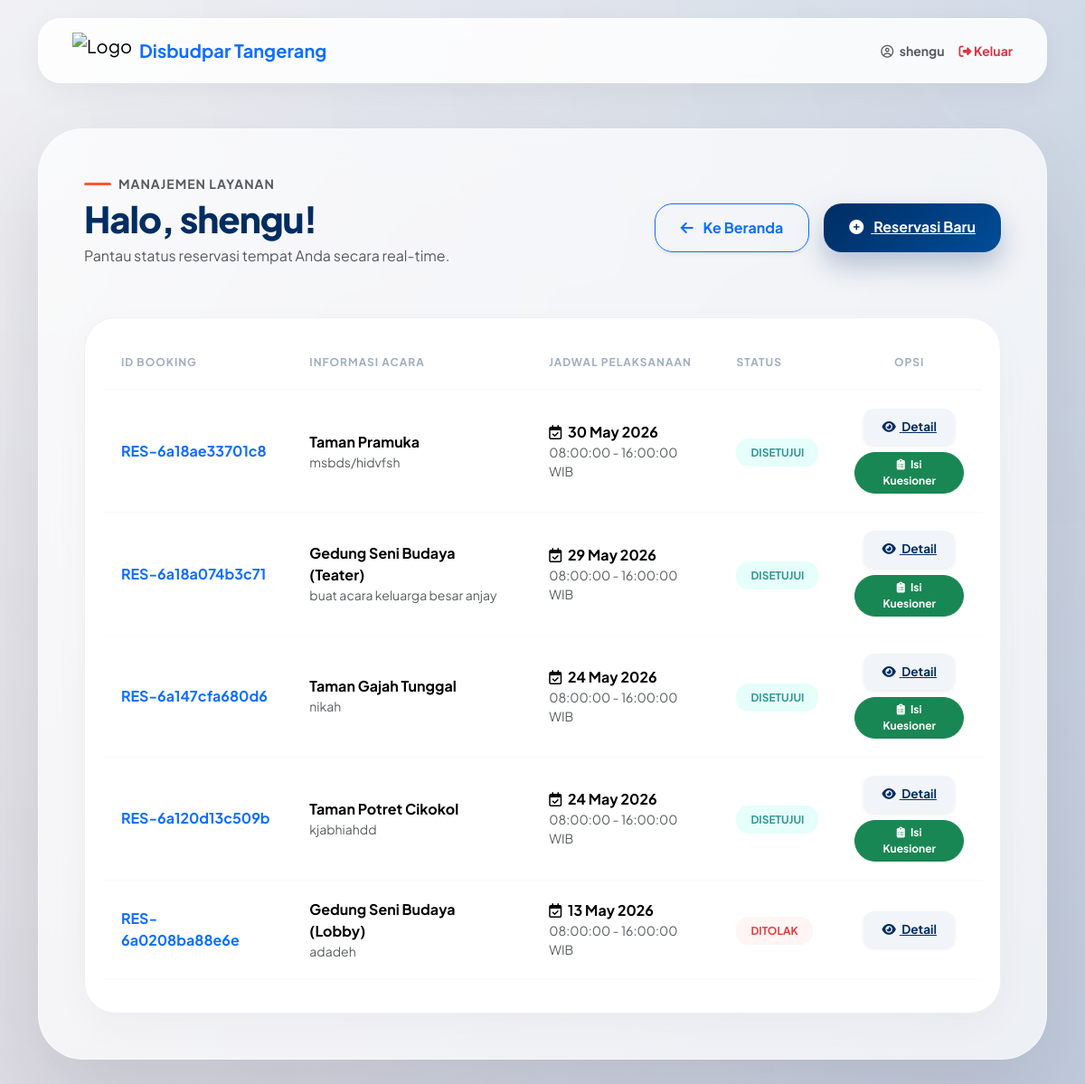
Screenshot of /user/dashboard.php (signed in) with the database file from the repository.
### tables this page shows
CREATE TABLE `users` (
  `id` int(11) NOT NULL,
  `username` varchar(30) NOT NULL,
  `password` varchar(255) NOT NULL
);

CREATE TABLE `reservations` (
  `id` int(11) NOT NULL,
  `kode_booking` varchar(20) NOT NULL,
  `nama` varchar(50) NOT NULL,
  `no_telepon` varchar(15) NOT NULL,
  `hari` date NOT NULL,
  `jam_mulai` time NOT NULL DEFAULT '08:00:00',
  `jam_selesai` time NOT NULL DEFAULT '16:00:00',
  `keterangan` text DEFAULT NULL,
  `status` enum('pending','disetujui','ditolak','selesai') DEFAULT NULL,
  `file_upload` varchar(100) DEFAULT NULL,
  `user_id` int(11) DEFAULT NULL,
  `email` varchar(100) NOT NULL,
  `catatan` text DEFAULT NULL,
  `ktp_upload` varchar(100) DEFAULT NULL,
  `surat_kelurahan_upload` varchar(100) DEFAULT NULL,
  `tanggal_selesai` date DEFAULT NULL,
  `place_id` int(11) DEFAULT NULL,
  `email_sent` tinyint(1) DEFAULT 0,
  `kuesioner_sent` tinyint(1) DEFAULT 0,
  `sub_place_id` int(11) DEFAULT NULL,
  `admin_id` int(11) DEFAULT NULL,
  `sumber_reservasi` enum('online','offline') DEFAULT 'online'
);

CREATE TABLE `places` (
  `id` int(11) NOT NULL,
  `name` varchar(100) NOT NULL,
  `description` text NOT NULL,
  `image` varchar(100) NOT NULL,
  `lokasi` varchar(150) NOT NULL,
  `latitude` decimal(9,6) NOT NULL,
  `longitude` decimal(9,6) NOT NULL
);

CREATE TABLE `sub_places` (
  `id` int(11) NOT NULL,
  `place_id` int(11) NOT NULL,
  `nama_subtempat` varchar(50) NOT NULL,
  `gambar` varchar(100) NOT NULL,
  `deskripsi` text DEFAULT NULL
);

### user/dashboard.php (the view, shortened to what this page needs)
<?php
include '../db.php';
$user_id = intval($_SESSION['user_id']);
$items_per_page = 5;
$current_page   = isset($_GET['page']) ? max(1, (int) $_GET['page']) : 1;
$offset         = ($current_page - 1) * $items_per_page;
$dataQuery = "
    SELECT
        reservations.*,
        places.name AS place_name,
        sub_places.nama_subtempat AS sub_place_name
    FROM reservations
    LEFT JOIN places
        ON reservations.place_id = places.id
    LEFT JOIN sub_places
        ON reservations.sub_place_id = sub_places.id
    WHERE reservations.user_id = ?
    ORDER BY reservations.id DESC
    LIMIT ? OFFSET ?
";
$stmtData  = $conn->prepare($dataQuery);
$stmtData->bind_param('iii', $user_id, $items_per_page, $offset);
$stmtData->execute();
$result = $stmtData->get_result();
$user_stmt = $conn->prepare("SELECT username FROM users WHERE id = ?");
$user_stmt->bind_param('i', $user_id);
$user_stmt->execute();
$users = $user_stmt->get_result()->fetch_assoc();
?>
<!DOCTYPE html>
<html lang="id">
<head>
    <link href="https://cdn.jsdelivr.net/npm/bootstrap@5.3.2/dist/css/bootstrap.min.css" rel="stylesheet" />
    <link href="https://cdnjs.cloudflare.com/ajax/libs/font-awesome/6.4.0/css/all.min.css" rel="stylesheet" />
</head>
<body>
    <div class="container">
        <nav class="navbar navbar-expand-lg nav-luxury">
            <div class="container-fluid">
                <a class="navbar-brand d-flex align-items-center" href="#">
                    <img src="../assets/img/logotng.png" height="40" alt="Logo">
                    <span class="ms-2 fw-bold text-primary">Disbudpar Tangerang</span>
                </a>
                <div class="ms-auto d-flex align-items-center">
                    <span class="me-3 fw-bold small text-muted"><i class="far fa-user-circle me-1"></i> <?= htmlspecialchars($users['username']); ?></span>
                    <a href="logout.php" class="text-danger fw-bold small text-decoration-none"><i class="fas fa-sign-out-alt"></i> Keluar</a>
                </div>
            </div>
        </nav>
        <div class="dashboard-wrapper">
            <div class="page-header">
                <div class="user-greeting">
                    <div class="d-flex align-items-center gap-2 mb-1">
                        <div style="width: 30px; height: 3px; background: var(--accent); border-radius: 5px;"></div>
                        <span class="fw-bold small text-uppercase text-muted" style="letter-spacing: 1px;">Manajemen Layanan</span>
                    </div>
                    <h1>Halo, <?= explode(' ', htmlspecialchars($users['username']))[0]; ?>!</h1>
                    <p class="text-muted">Pantau status reservasi tempat Anda secara real-time.</p>
                </div>
                <div class="d-flex gap-3">
                    <a href="index.php" class="btn btn-outline-primary shadow-sm" style="border-radius: 20px; font-weight: 700; padding: 14px 28px;">
                        <i class="fas fa-arrow-left me-2"></i> Ke Beranda
                    </a>
                    <a href="index.php#booking-form" class="btn-new-reserv">
                        <i class="fas fa-plus-circle me-2"></i> Reservasi Baru
                    </a>
                </div>
            </div>
            <div class="modern-table-container">
                <div class="table-responsive">
                    <table class="table align-middle">
                        <thead>
                            <tr>
                                <th>ID Booking</th>
                                <th>Informasi Acara</th>
                                <th>Jadwal Pelaksanaan</th>
                                <th>Status</th>
                                <th class="text-center">Opsi</th>
                            </tr>
                        </thead>
                        <tbody>
                            <?php if ($result->num_rows > 0): ?>
                                <?php while ($row = $result->fetch_assoc()):
                                    $statusClass = 'status-' . strtolower($row['status']);
                                ?>
                                    <tr>
                                        <td>
                                            <span class="fw-bold text-primary"><?= htmlspecialchars($row['kode_booking']); ?></span>
                                        </td>
                                        <td>
                                            <div class="fw-bold">
                                                <?= htmlspecialchars($row['place_name']); ?>
                                                <?php if (!empty($row['sub_place_name'])): ?>
                                                    (<?= htmlspecialchars($row['sub_place_name']); ?>)
                                                <?php endif; ?>
                                            </div>
                                            <div class="small text-muted text-truncate" style="max-width: 250px;">
                                                <?= htmlspecialchars($row['keterangan']); ?>
                                            </div>
                                        </td>
                                        <td>
                                            <div class="fw-bold"><i class="far fa-calendar-check me-1 text-accent"></i> <?= date('d M Y', strtotime($row['hari'])); ?></div>
                                            <div class="small text-muted"><?= $row['jam_mulai']; ?> - <?= $row['jam_selesai']; ?> WIB</div>
                                        </td>
                                        <td>
                                            <span class="status-pill <?= $statusClass ?>"><?= ucfirst(htmlspecialchars($row['status'])); ?></span>
                                        </td>
                                        <td class="text-center">
                                            <div class="d-flex flex-column gap-2 align-items-center">
                                                <a
                                                    href="v_reserv.php?id=<?= urlencode($row['id']); ?>"
                                                    class="btn-action shadow-sm">
                                                    <i class="fas fa-eye me-1"></i>
                                                    Detail
                                                </a>
                                                <?php
                                                $tanggalSelesai =
                                                    !empty($row['tanggal_selesai'])
                                                    ? $row['tanggal_selesai']
                                                    : $row['hari'];
                                                $tanggalKuesioner =
                                                    date(
                                                        'Y-m-d',
                                                        strtotime($tanggalSelesai . ' +1 day')
                                                    );
                                                $hariIni =
                                                    date('Y-m-d');
                                                $linkKuesioner =
                                                    "https://ekinerjabudpar.org/kuesionertangerang/";
                                                ?>
                                                <?php if (
                                                    $row['status'] === 'disetujui'
                                                    &&
                                                    $hariIni >= $tanggalKuesioner
                                                ): ?>
                                                    <a
                                                        href="<?= $linkKuesioner ?>"
                                                        target="_blank"
                                                        class="btn btn-sm btn-success rounded-pill px-3 fw-bold"
                                                        style="
                                                            font-size:12px;
                                                    ">
                                                        <i class="fas fa-clipboard-list me-1"></i>
                                                        Isi Kuesioner
                                                    </a>
                                                <?php endif; ?>
                                            </div>
                                        </td>
                                    </tr>
                                <?php endwhile; ?>
                            <?php endif; ?>
                        </tbody>
                    </table>
                </div>
            </div>
        </div>
    </div>
</body>
</html>

### user/dashboard.php (style rules this page uses)
:root { --primary: #002D62; --accent: #FF5733; --glass: rgba(255, 255, 255, 0.85); --bg-grad: linear-gradient(135deg, #f5f7fa 0%, #c3cfe2 100%); }
body { font-family: 'Plus Jakarta Sans', sans-serif; background: var(--bg-grad); min-height: 100vh; color: #1a202c; }
body::before { content: ""; position: fixed; top: 0; left: 0; width: 100%; height: 100%; background: radial-gradient(circle at top right, rgba(0, 45, 98, 0.05), transparent), radial-gradient(circle at bottom left, rgba(255, 87, 51, 0.05), transparent); z-index: -1; }
.dashboard-wrapper { background: rgba(255, 255, 255, 0.7); backdrop-filter: blur(20px); border-radius: 50px; border: 1px solid rgba(255, 255, 255, 0.4); box-shadow: 0 40px 100px rgba(0, 0, 0, 0.1); padding: 50px; margin-top: 50px; margin-bottom: 50px; }
.page-header { display: flex; justify-content: space-between; align-items: center; margin-bottom: 40px; }
.user-greeting h1 { font-weight: 800; color: var(--primary); letter-spacing: -1px; margin-bottom: 5px; }
.btn-new-reserv { background: linear-gradient(135deg, var(--primary) 0%, #004d99 100%); color: white; padding: 14px 28px; border-radius: 20px; font-weight: 700; border: none; box-shadow: 0 15px 30px rgba(0, 45, 98, 0.25); transition: 0.3s ease; }
.modern-table-container { background: white; border-radius: 35px; padding: 20px; box-shadow: 0 15px 40px rgba(0, 0, 0, 0.03); border: 1px solid #f0f0f0; }
.table thead th { background: none; color: #a0aec0; text-transform: uppercase; font-size: 0.75rem; letter-spacing: 1px; padding: 20px; border-bottom: 2px solid #f8fafc; }
.table tbody td { padding: 20px; vertical-align: middle; border: none; }
.table tbody tr { border-bottom: 1px solid #f8fafc; transition: 0.2s; }
.status-pill { padding: 8px 16px; border-radius: 14px; font-weight: 700; font-size: 0.75rem; text-transform: uppercase; }
.status-disetujui { background: #e6fffa; color: #319795; }
.status-ditolak { background: #fff5f5; color: #e53e3e; }
.btn-action { background: #f1f5f9; color: var(--primary); border-radius: 12px; font-weight: 700; font-size: 0.85rem; padding: 10px 20px; border: none; transition: 0.3s; }
.nav-luxury { background: var(--glass); backdrop-filter: blur(10px); border-radius: 25px; padding: 10px 25px; margin-top: 20px; border: 1px solid rgba(255, 255, 255, 0.5); box-shadow: 0 10px 30px rgba(0, 0, 0, 0.05); }

### rows the page displays
users: username "shengu"
reservations: kode_booking "RES-6a18ae33701c8", place.name "Taman Pramuka", keterangan "msbds/hidvfsh", hari "30 May 2026", jam_mulai "08:00:00", jam_selesai "16:00:00", status "DISETUJUI"
reservations: kode_booking "RES-6a18a074b3c71", place.name "Gedung Seni Budaya", sub_place.nama_subtempat "Teater", keterangan "buat acara keluarga besar anjay", hari "29 May 2026", jam_mulai "08:00:00", jam_selesai "16:00:00", status "DISETUJUI"
reservations: kode_booking "RES-6a147cfa680d6", place.name "Taman Gajah Tunggal", keterangan "nikah", hari "24 May 2026", jam_mulai "08:00:00", jam_selesai "16:00:00", status "DISETUJUI"
reservations: kode_booking "RES-6a120d13c509b", place.name "Taman Potret Cikokol", keterangan "kjabhiahdd", hari "24 May 2026", jam_mulai "08:00:00", jam_selesai "16:00:00", status "DISETUJUI"
reservations: kode_booking "RES-6a0208ba88e6e", place.name "Gedung Seni Budaya", sub_place.nama_subtempat "Lobby", keterangan "adadeh", hari "13 May 2026", jam_mulai "08:00:00", jam_selesai "16:00:00", status "DITOLAK"
